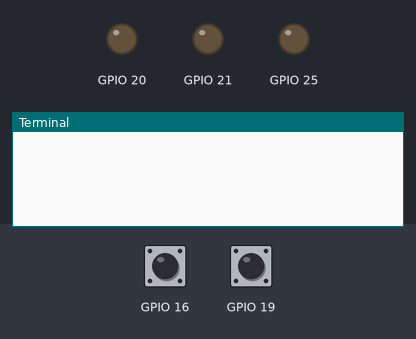
The program below on a simulated Raspberry Pi (BCM pin numbers). On the bench: output pins drawn as LEDs (lit = HIGH), the last lines printed to the terminal. The test bench sets the inputs (shaded band); at power-on: GPIO 16 HIGH, GPIO 19 HIGH.

Above: at 1.2 s.
1.3 s: GPIO 16 pulsed LOW 2 times (0.12 s each, 0.3 s apart)
At 2.6 s:
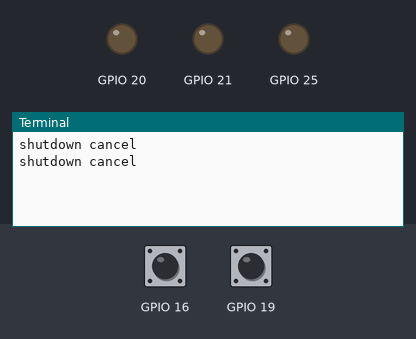
3.4 s: GPIO 19 pulsed LOW 2 times (0.12 s each, 0.3 s apart)
At 5.4 s:
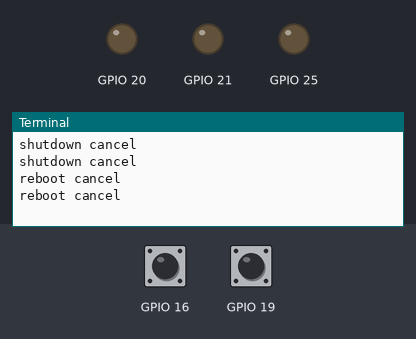

The program:

b2.py
```python
#!/usr/bin/env python3
# -*- coding:utf-8 -*-

import wiringpi as wp
PIN_SW1_WHITE = 19
PIN_SW2_BLACK = 16
PIN_LED1_RED = 20
PIN_LED2_YELLOW = 21
PIN_BUZZER = 25

import os

# 1秒以上長押しでTrueを返す
def is_long_pushed(pin):
    count = 0;
    while count < 4:
        state = wp.digitalRead(pin)
        if state != 0:
            return False
        count = count + 1
        wp.delay(250)
    return True

# sw1が押されたコールバック
def sw1_callback():
    if is_long_pushed(PIN_SW1_WHITE):
        print("reboot")
        os.system("sudo reboot")
    else:
        print("reboot cancel")

# sw2が押されたコールバック
def sw2_callback():
    if is_long_pushed(PIN_SW2_BLACK):
        print("shutdown")
        os.system("sudo poweroff")
    else:
        print("shutdown cancel")

if __name__ == '__main__':
    wp.wiringPiSetupGpio()
    wp.pinMode(20,1)
    wp.pinMode(21,1)
    wp.pinMode(25,1)
    # 負論理なので立下りトリガ
    wp.wiringPiISR(PIN_SW1_WHITE, wp.GPIO.INT_EDGE_FALLING, sw1_callback)
    wp.wiringPiISR(PIN_SW2_BLACK, wp.GPIO.INT_EDGE_FALLING, sw2_callback)
    while True:
        wp.delay(250)
```

Measured:
- after the input at 1.3 s, the terminal: prints a new line after 0.25 s (image 1)
- after the input at 3.4 s, the terminal: prints a new line after 0.25 s (image 2)
